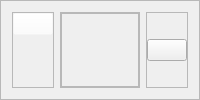
       <widget class="QFrame" name="header_frame">
        <property name="frameShape">
         <enum>QFrame::StyledPanel</enum>
        </property>
        <property name="frameShadow">
         <enum>QFrame::Raised</enum>
        </property>
        <layout class="QHBoxLayout" name="horizontalLayout_5">
         <item alignment="Qt::AlignLeft">
          <widget class="QFrame" name="header_0">
           <property name="frameShape">
            <enum>QFrame::StyledPanel</enum>
           </property>
           <property name="frameShadow">
            <enum>QFrame::Raised</enum>
           </property>
           <layout class="QHBoxLayout" name="horizontalLayout_7">
            <property name="spacing">
             <number>0</number>
            </property>
            <property name="leftMargin">
             <number>0</number>
            </property>
            <property name="topMargin">
             <number>0</number>
            </property>
            <property name="rightMargin">
             <number>0</number>
            </property>
            <property name="bottomMargin">
             <number>0</number>
            </property>
            <item alignment="Qt::AlignLeft|Qt::AlignTop">
             <widget class="QPushButton" name="menu_button">
              <property name="styleSheet">
               <string notr="true">background-color: rgba(255, 255, 255, 0);</string>
              </property>
              <property name="text">
               <string/>
              </property>
              <property name="icon">
               <iconset resource="icons.qrc">
                <normaloff>:/icons/icons/menu.svg</normaloff>:/icons/icons/menu.svg</iconset>
              </property>
              <property name="iconSize">
               <size>
                <width>25</width>
                <height>25</height>
               </size>
              </property>
             </widget>
            </item>
           </layout>
          </widget>
         </item>
         <item>
          <widget class="QFrame" name="header_1">
           <property name="sizePolicy">
            <sizepolicy hsizetype="Expanding" vsizetype="Preferred">
             <horstretch>0</horstretch>
             <verstretch>0</verstretch>
            </sizepolicy>
           </property>
           <property name="minimumSize">
            <size>
             <width>0</width>
             <height>0</height>
            </size>
           </property>
           <property name="frameShape">
            <enum>QFrame::StyledPanel</enum>
           </property>
           <property name="frameShadow">
            <enum>QFrame::Raised</enum>
           </property>
           <layout class="QHBoxLayout" name="horizontalLayout_6">
            <property name="spacing">
             <number>0</number>
            </property>
            <property name="leftMargin">
             <number>0</number>
            </property>
            <property name="topMargin">
             <number>0</number>
            </property>
            <property name="rightMargin">
             <number>0</number>
            </property>
            <property name="bottomMargin">
             <number>0</number>
            </property>
            <item>
             <widget class="QFrame" name="frame_4">
              <property name="frameShape">
               <enum>QFrame::StyledPanel</enum>
              </property>
              <property name="frameShadow">
               <enum>QFrame::Raised</enum>
              </property>
             </widget>
            </item>
           </layout>
          </widget>
         </item>
         <item>
          <widget class="QFrame" name="header_2">
           <property name="frameShape">
            <enum>QFrame::StyledPanel</enum>
           </property>
           <property name="frameShadow">
            <enum>QFrame::Raised</enum>
           </property>
           <layout class="QHBoxLayout" name="horizontalLayout_2">
            <property name="spacing">
             <number>0</number>
            </property>
            <property name="leftMargin">
             <number>0</number>
            </property>
            <property name="topMargin">
             <number>0</number>
            </property>
            <property name="rightMargin">
             <number>0</number>
            </property>
            <property name="bottomMargin">
             <number>0</number>
            </property>
            <item>
             <widget class="QPushButton" name="refresh_button">
              <property name="text">
               <string/>
              </property>
              <property name="icon">
               <iconset resource="icons.qrc">
                <normaloff>:/icons/icons/refresh-cw.svg</normaloff>:/icons/icons/refresh-cw.svg</iconset>
              </property>
              <property name="iconSize">
               <size>
                <width>20</width>
                <height>20</height>
               </size>
              </property>
             </widget>
            </item>
           </layout>
          </widget>
         </item>
        </layout>
       </widget>
